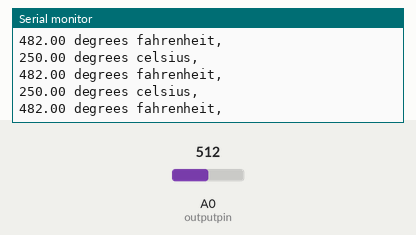
A sketch run on a simulated Arduino Uno, built with avr-gcc and run on an emulated ATmega328P. Parts: the last lines printed to the serial monitor. Inputs (shaded band) come from the test bench; at power-on: A0 (outputpin) = 512.

Above: at 1.5 s.
1.6 s: A0 (outputpin) set to 716
At 2.6 s:
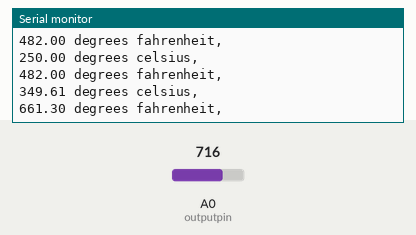
3.1 s: A0 (outputpin) set to 900
At 4.1 s:
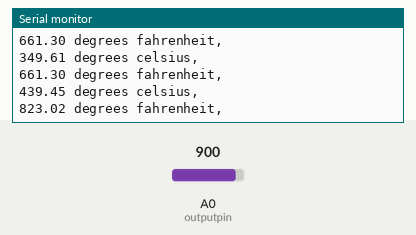
Timing chart, 0 to 6.1 s (numbered marks = the images above; inputs shaded):
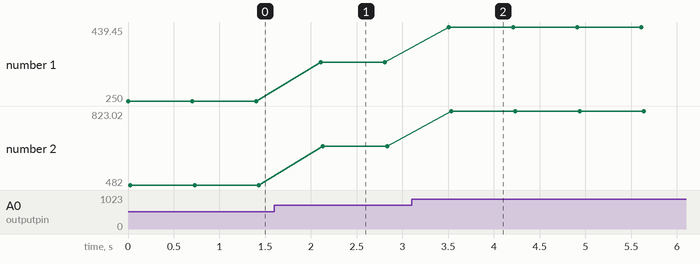

Measured:
- after the input at 1.6 s, the serial monitor: prints a new line after 0.50 s (image 1)
- after the input at 3.1 s, the serial monitor: prints a new line after 0.41 s (image 2)
- plotted number 1: 250 → 349.61 after the input at 1.6 s, 349.61 → 439.45 after the input at 3.1 s
- plotted number 2: 482 → 661.3 after the input at 1.6 s, 661.3 → 823.02 after the input at 3.1 s

The sketch:

temp_sensor.ino
```cpp
int outputpin=0;
void setup() {
  // put your setup code here, to run once:
  Serial.begin(9600);
}

void loop() {
  // put your main code here, to run repeatedly:
  int rawVoltage=analogRead(outputpin);
  float millivolts=(rawVoltage/1024.0)*5000;
  float celsius=millivolts/10;
  Serial.print(celsius);
  Serial.println(" degrees celsius,");
  Serial.print((celsius*9)/5+32);
  Serial.println(" degrees fahrenheit,");
  delay(700);
}
```
